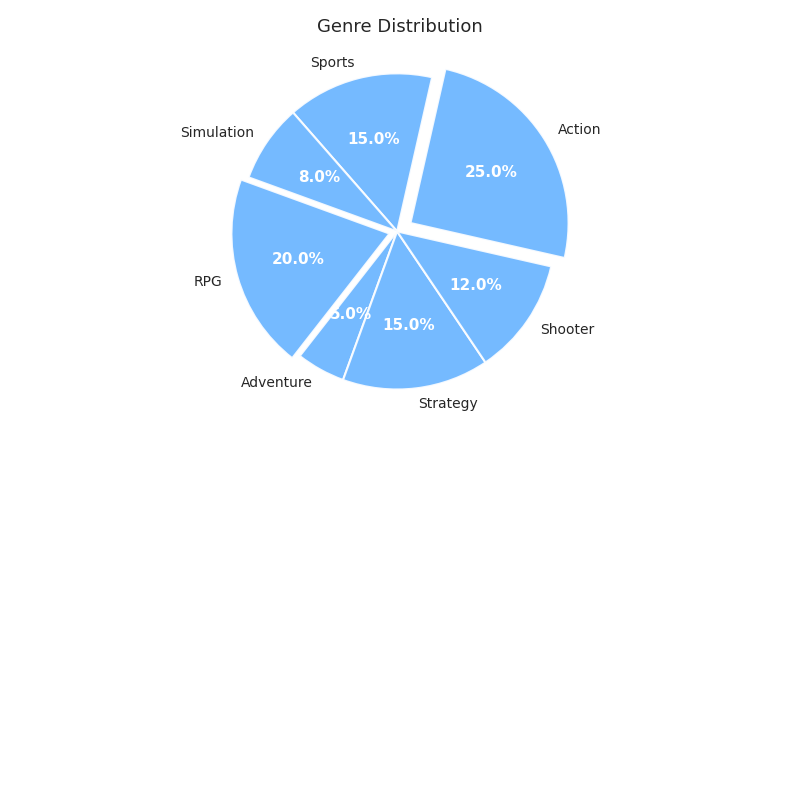

Source code (Python):
import matplotlib.pyplot as plt

genres = ['RPG', 'Adventure', 'Strategy', 'Shooter', 'Action', 'Sports', 'Simulation']
market_shares = [20, 5, 15, 12, 25, 15, 8]
color = '#66b3ff'
explode = (0.05, 0, 0, 0, 0.1, 0, 0)

# Modifying the subplot arrangement to have different rows and columns
fig, axarr = plt.subplots(2, 1, figsize=(8, 8))  # Changed to 2 rows and 1 column

# Use the first subplot axis to draw the pie chart
wedges, texts, autotexts = axarr[0].pie(
    market_shares, explode=explode, labels=genres, autopct='%1.1f%%', startangle=160,
    colors=[color] * len(genres),
    wedgeprops=dict(edgecolor='w', linewidth=1.5, alpha=0.9)
)

plt.setp(texts, size=10)
plt.setp(autotexts, size=11, color='white', weight='bold')
axarr[0].set_title('Genre Distribution', fontsize=13, pad=15)
axarr[0].axis('equal')

# Hiding the second subplot since we only need one pie chart
axarr[1].axis('off')

plt.tight_layout()
plt.show()
